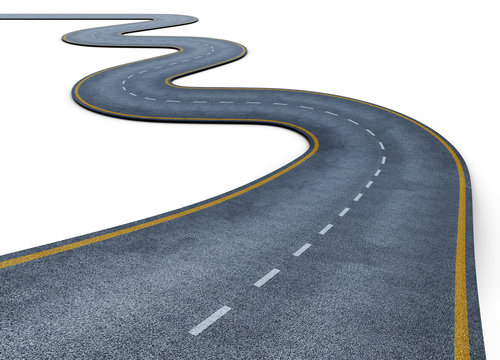
#> input picture OpenCV/opencv-tutorial-Youtube/road.jpg, 500 x 360 px
$ python 25-road-line-detection.py
#> lines starting #> are read from the running program, lines starting #| are printed output that depends on the picture; after the words box and inside, x2 and y2 are one past the last pixel; in counts of white or black regions, pixels touching at a corner belong together
import numpy as np
import cv2
import matplotlib.pyplot as plt

img = cv2.imread("road.jpg")
#> img is the input picture: shape (360, 500, 3); mean B, G, R 178, 171.2, 164.8
img = cv2.GaussianBlur(img, (3, 3), 3)
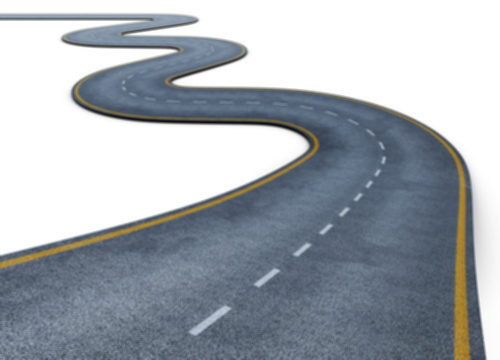
#> img: shape (360, 500, 3); mean B, G, R 178, 171.2, 164.8
img = cv2.cvtColor(img, cv2.COLOR_BGR2RGB)

width = img.shape[1]
#> width = 500
height = img.shape[0]
#> height = 360
region_if_interest_vertices = [
    [0, height],
    [width / 2, height / 2],
    [830, 360],
    [width, height]
]


def region_of_interest(img, vertices):
    print(vertices)
    mask = np.zeros_like(img)
    # channel_count = img.shape[2]
    match_mask_color = 255
    cv2.fillPoly(mask, np.int32([vertices]), match_mask_color)
    return cv2.bitwise_and(img, mask)


def draw_lines(img, lines):
    img = img.copy()
    blank = np.zeros((img.shape[0], img.shape[1], 3), dtype=np.uint8)

    for line in lines:
        for x1, y1, x2, y2 in line:
            cv2.line(blank, (x1, y1), (x2, y2), (0, 255, 0), 2)
    return cv2.addWeighted(img, 0.8, blank, 1, 0.0)


gray = cv2.cvtColor(img, cv2.COLOR_RGB2GRAY)
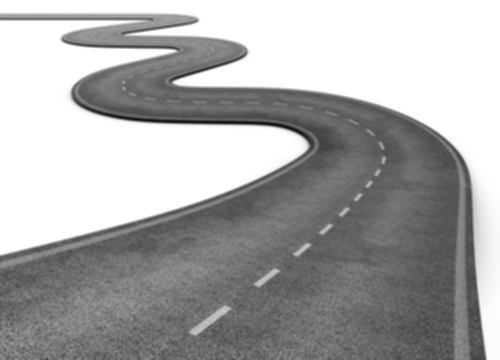
#> gray: shape (360, 500); min 14, max 255, mean 170
canny = cv2.Canny(gray, 100, 200)
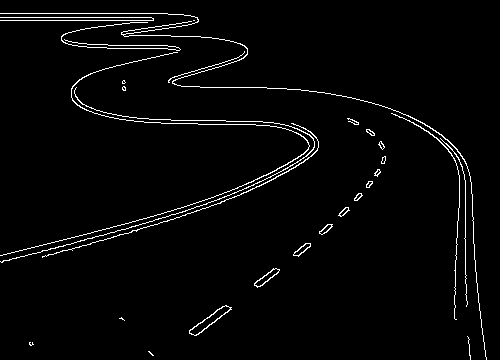
#> canny: shape (360, 500); 2.6% white in thin lines or dots
cropped_image = region_of_interest(canny, region_if_interest_vertices)
#| [[0, 360], [250.0, 180.0], [830, 360], [500, 360]]
#> in region_of_interest, `cv2.fillPoly(mask, np.int32([vertices]), match_mask_color)`:
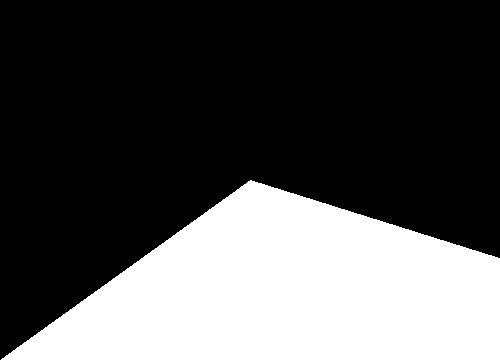
#> mask: shape (360, 500); 32.1% white; 1 white region, box (x1, y1, x2, y2) and area: (1, 180, 500, 360) 57695
#> in region_of_interest, `return cv2.bitwise_and(img, mask)`:
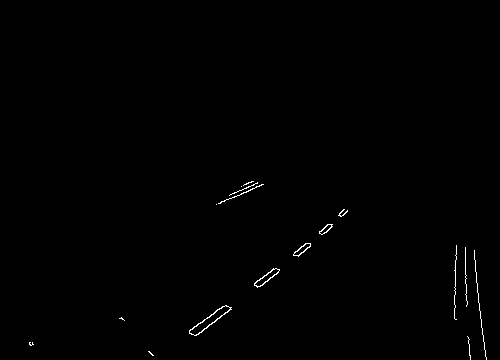
#> returned value: shape (360, 500); 0.42% white in thin lines or dots, all inside (x1, y1, x2, y2) = (29, 181, 487, 360)
lines = cv2.HoughLinesP(image=cropped_image, rho=1, theta=np.pi / 180, threshold=100, minLineLength=10, maxLineGap=60)
#> lines = None
#> after the loop in draw_lines, `for line in lines:`: blank: shape (360, 500, 3); every value is 0

#> (the run stopped early here; a loop or call above may not have finished)
